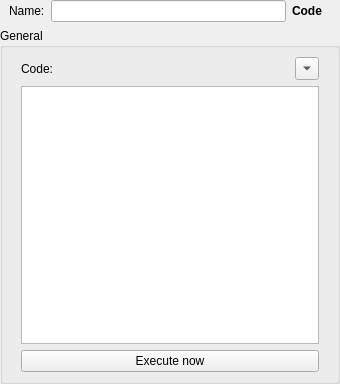
<?xml version="1.0" encoding="UTF-8"?>
<ui version="4.0">
 <class>wg_Code</class>
 <widget class="QWidget" name="wg_Code">
  <property name="geometry">
   <rect>
    <x>0</x>
    <y>0</y>
    <width>340</width>
    <height>384</height>
   </rect>
  </property>
  <property name="windowTitle">
   <string>Code</string>
  </property>
  <layout class="QVBoxLayout" name="verticalLayout">
   <property name="leftMargin">
    <number>0</number>
   </property>
   <property name="topMargin">
    <number>0</number>
   </property>
   <property name="rightMargin">
    <number>0</number>
   </property>
   <property name="bottomMargin">
    <number>0</number>
   </property>
   <item>
    <widget class="QWidget" name="w_name" native="true">
     <layout class="QHBoxLayout" name="horizontalLayout_5">
      <property name="leftMargin">
       <number>9</number>
      </property>
      <property name="topMargin">
       <number>0</number>
      </property>
      <property name="rightMargin">
       <number>18</number>
      </property>
      <property name="bottomMargin">
       <number>0</number>
      </property>
      <item>
       <widget class="QLabel" name="l_name">
        <property name="text">
         <string>Name:</string>
        </property>
       </widget>
      </item>
      <item>
       <widget class="QLineEdit" name="e_name">
        <property name="minimumSize">
         <size>
          <width>0</width>
          <height>0</height>
         </size>
        </property>
        <property name="maximumSize">
         <size>
          <width>9999</width>
          <height>16777215</height>
         </size>
        </property>
       </widget>
      </item>
      <item>
       <widget class="QLabel" name="l_class">
        <property name="font">
         <font>
          <weight>75</weight>
          <bold>true</bold>
         </font>
        </property>
        <property name="text">
         <string>Code</string>
        </property>
       </widget>
      </item>
     </layout>
    </widget>
   </item>
   <item>
    <widget class="QGroupBox" name="gb_code">
     <property name="title">
      <string>General</string>
     </property>
     <layout class="QVBoxLayout" name="verticalLayout_2">
      <item>
       <widget class="QWidget" name="w_presets" native="true">
        <layout class="QHBoxLayout" name="horizontalLayout_7">
         <property name="spacing">
          <number>0</number>
         </property>
         <property name="leftMargin">
          <number>9</number>
         </property>
         <property name="topMargin">
          <number>0</number>
         </property>
         <property name="rightMargin">
          <number>9</number>
         </property>
         <property name="bottomMargin">
          <number>0</number>
         </property>
         <item>
          <widget class="QLabel" name="l_code">
           <property name="text">
            <string>Code:</string>
           </property>
          </widget>
         </item>
         <item>
          <widget class="QToolButton" name="b_presets">
           <property name="text">
            <string>...</string>
           </property>
           <property name="arrowType">
            <enum>Qt::DownArrow</enum>
           </property>
          </widget>
         </item>
        </layout>
       </widget>
      </item>
      <item>
       <widget class="QWidget" name="widget" native="true">
        <layout class="QVBoxLayout" name="verticalLayout_3">
         <property name="topMargin">
          <number>0</number>
         </property>
         <property name="bottomMargin">
          <number>0</number>
         </property>
         <item>
          <widget class="QPlainTextEdit" name="te_code"/>
         </item>
        </layout>
       </widget>
      </item>
      <item>
       <widget class="QWidget" name="w_execute" native="true">
        <layout class="QHBoxLayout" name="horizontalLayout_2">
         <property name="spacing">
          <number>0</number>
         </property>
         <property name="leftMargin">
          <number>9</number>
         </property>
         <property name="topMargin">
          <number>0</number>
         </property>
         <property name="rightMargin">
          <number>9</number>
         </property>
         <property name="bottomMargin">
          <number>0</number>
         </property>
         <item>
          <widget class="QPushButton" name="b_execute">
           <property name="focusPolicy">
            <enum>Qt::NoFocus</enum>
           </property>
           <property name="text">
            <string>Execute now</string>
           </property>
          </widget>
         </item>
        </layout>
       </widget>
      </item>
     </layout>
    </widget>
   </item>
  </layout>
 </widget>
 <resources/>
 <connections/>
</ui>
